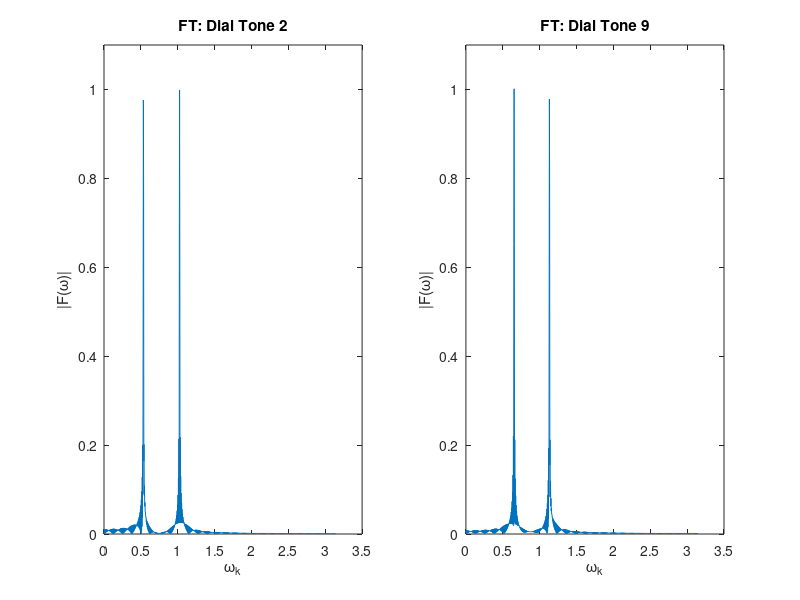

Reproduce this figure in MATLAB. (Note: this script raises an error after producing the figure.)
%Corresponds to honors project number 2
L = 1000;
n = 0:1:L-1;
r1 = sin(0.6535.*n);
r2 = sin(0.5906.*n);
r3 = sin(0.5346.*n);
r4 = sin(0.7217.*n);
c1 = sin(0.9273.*n);
c2 = sin(1.0247.*n);
c3 = sin(1.1328.*n);
d0 = r4 + c2;
d1 = r3 + c1;
d2 = r3 + c2;
d3 = r3 + c3;
d4 = r2 + c1;
d5 = r2 + c2;
d6 = r2 + c3;
d7 = r1 + c1;
d8 = r1 + c2;
d9 = r1 + c3;

N = 2048;
k = 0:2047;
omega = 2*pi.*k./N;

d2_ft1 = fft(d2,N);
d9_ft1 = fft(d9,N);

subplot(1,2,1)
plot(omega(1:N/2),abs(d2_ft1(1:N/2))*2/L)
ylim([0 1.1])
title('FT: Dial Tone 2')
ylabel('|F(\omega)|')
xlabel('\omega_k')
subplot(1,2,2)
plot(omega(1:N/2),abs(d9_ft1(1:N/2))*2/L)
ylim([0 1.1])
title('FT: Dial Tone 9')
ylabel('|F(\omega)|')
xlabel('\omega_k')

space = zeros(1,1000);
phone = [d8 space d7 space d7 space d5 space d2 space d2 space d5];
sound(phone)

touch = open('touch.mat')
x1_digits = separate_digits(touch.x1,100,1000,7);
x2_digits = separate_digits(touch.x2,100,1000,7);
x1_ft = compute_ft(x1_digits,2048);
x2_ft = compute_ft(x2_digits,2048);

d = 7;
figure
plot(omega-pi,abs(x2_ft(:,d)))
xlim([-pi,pi])
xticks([-3:0.1:3])
% x1: 4 9 1 5 8 7 7
% x2: 2 5 3 1 0 0 0

x1_phone = ttdecode(x1_ft)
x2_phone = ttdecode(x2_ft)

hardx1_digits_ft = separate2ft_digits(touch.hardx1, 2048);
hardx2_digits_ft = separate2ft_digits(touch.hardx2, 2048);
hardx1_phone = ttdecode(hardx1_digits_ft)
hardx2_phone = ttdecode(hardx2_digits_ft)